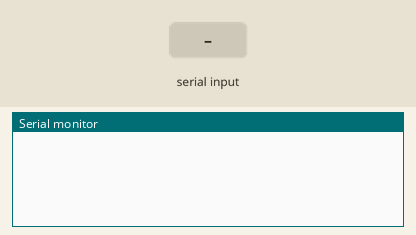
Bench run of a sketch on a simulated Arduino Uno, built with avr-gcc and run on an emulated ATmega328P. Parts: the last lines printed to the serial monitor. The inputs (shaded band) are chosen by the test bench. EEPROM starts erased.

Above: at 1.2 s.
1.3 s: "read 1\n" received over Serial
At 3.2 s:
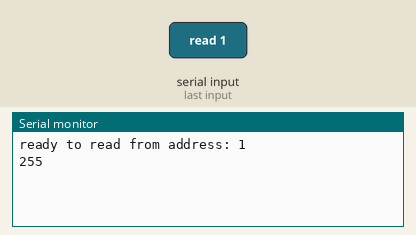
3.8 s: "write 1\n" received over Serial
At 5.9 s:
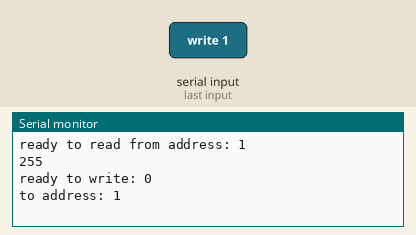

Measured:
- after the input at 1.3 s, the serial monitor: prints a new line after 1.0 s (image 1)
- after the input at 3.8 s, the serial monitor: prints a new line after 1.0 s (image 2)

The sketch:

EEPROM_Task.ino
```cpp
#include <EEPROM.h>
void setup() {
Serial.begin(9600);
}
int address;
int dataToWrite;

void loop() {
String buffer = "";
buffer = Serial.readString();
if(buffer.startsWith("read")) {
address = buffer.substring(buffer.indexOf(' ') +1).toInt();
Serial.print("ready to read from address: ");
Serial.print(address);
Serial.println();
Serial.println(EEPROM.read(address));
} else if(buffer.startsWith("write")) {
address = buffer.substring(6,7).toInt();
dataToWrite = buffer.substring(8).toInt();
Serial.print("ready to write: ");
Serial.print(dataToWrite);
Serial.println();
Serial.print("to address: ");
Serial.print(address);
Serial.println();
EEPROM.write(address,dataToWrite);
}
}
```
